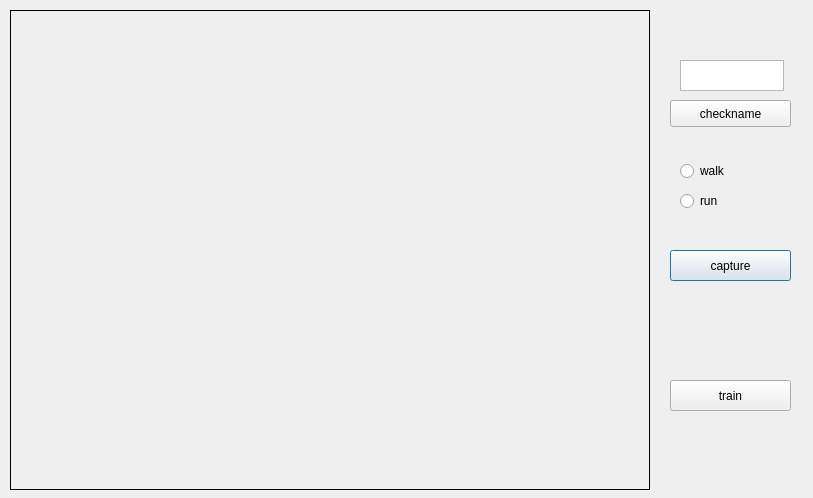
<?xml version="1.0" encoding="UTF-8"?>
<ui version="4.0">
 <class>Dialog</class>
 <widget class="QDialog" name="Dialog">
  <property name="geometry">
   <rect>
    <x>0</x>
    <y>0</y>
    <width>813</width>
    <height>498</height>
   </rect>
  </property>
  <property name="windowTitle">
   <string>Dialog</string>
  </property>
  <widget class="QLabel" name="labelImage">
   <property name="geometry">
    <rect>
     <x>10</x>
     <y>10</y>
     <width>640</width>
     <height>480</height>
    </rect>
   </property>
   <property name="frameShape">
    <enum>QFrame::Box</enum>
   </property>
   <property name="text">
    <string/>
   </property>
  </widget>
  <widget class="QPushButton" name="captureButton">
   <property name="geometry">
    <rect>
     <x>670</x>
     <y>250</y>
     <width>121</width>
     <height>31</height>
    </rect>
   </property>
   <property name="text">
    <string>capture</string>
   </property>
  </widget>
  <widget class="QPushButton" name="trainButton">
   <property name="geometry">
    <rect>
     <x>670</x>
     <y>380</y>
     <width>121</width>
     <height>31</height>
    </rect>
   </property>
   <property name="text">
    <string>train</string>
   </property>
  </widget>
  <widget class="QLabel" name="numPicture">
   <property name="geometry">
    <rect>
     <x>690</x>
     <y>290</y>
     <width>66</width>
     <height>17</height>
    </rect>
   </property>
   <property name="text">
    <string/>
   </property>
  </widget>
  <widget class="QPushButton" name="checkNameButton">
   <property name="geometry">
    <rect>
     <x>670</x>
     <y>100</y>
     <width>121</width>
     <height>27</height>
    </rect>
   </property>
   <property name="text">
    <string>checkname</string>
   </property>
  </widget>
  <widget class="QTextEdit" name="textName">
   <property name="geometry">
    <rect>
     <x>680</x>
     <y>60</y>
     <width>104</width>
     <height>31</height>
    </rect>
   </property>
  </widget>
  <widget class="QRadioButton" name="walkRadioButton">
   <property name="geometry">
    <rect>
     <x>680</x>
     <y>160</y>
     <width>115</width>
     <height>22</height>
    </rect>
   </property>
   <property name="text">
    <string>walk</string>
   </property>
  </widget>
  <widget class="QRadioButton" name="runRadioButton_2">
   <property name="geometry">
    <rect>
     <x>680</x>
     <y>190</y>
     <width>115</width>
     <height>22</height>
    </rect>
   </property>
   <property name="text">
    <string>run</string>
   </property>
  </widget>
 </widget>
 <resources/>
 <connections/>
</ui>
